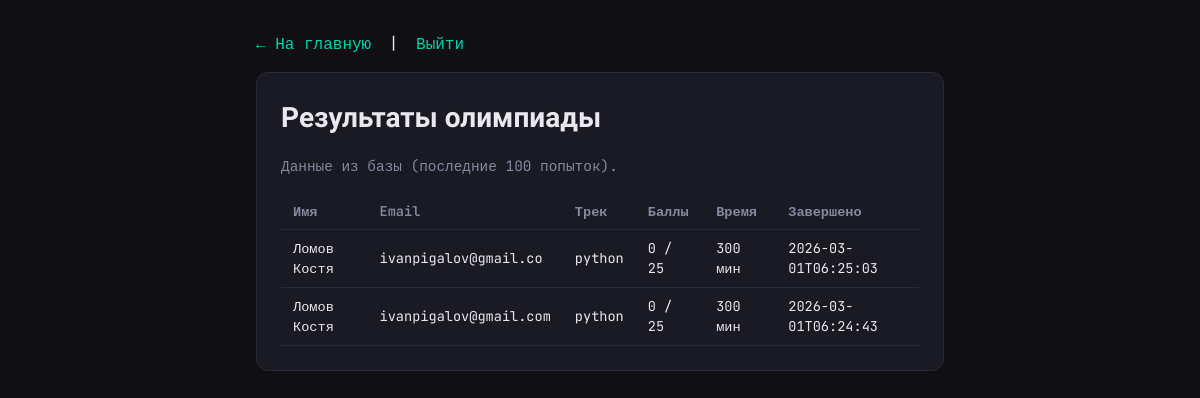
The page /results (signed in) on the database as committed earlier.
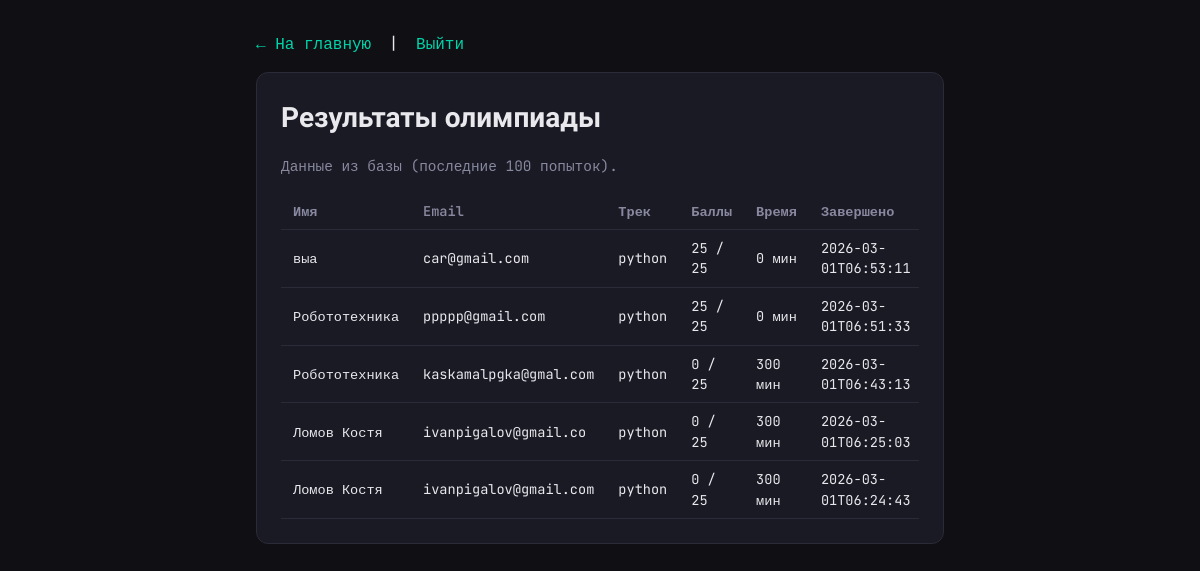
The same page on the database as committed later.
### models.py (models this page shows, shortened)
class Participant(db.Model):
    __tablename__ = "participants"
    id = db.Column(db.Integer, primary_key=True)
    email = db.Column(db.String(255), nullable=False, index=True)
    name = db.Column(db.String(255), nullable=False)
    created_at = db.Column(db.DateTime, default=datetime.utcnow)
    attempts = db.relationship("Attempt", backref="participant", lazy="dynamic")

class Attempt(db.Model):
    __tablename__ = "attempts"
    id = db.Column(db.Integer, primary_key=True)
    participant_id = db.Column(db.Integer, db.ForeignKey("participants.id"), nullable=False)
    track = db.Column(db.String(32), nullable=False)  # "python" | "blender"
    started_at = db.Column(db.DateTime, default=datetime.utcnow)
    finished_at = db.Column(db.DateTime, nullable=True)
    time_spent_seconds = db.Column(db.Integer, nullable=True)
    score = db.Column(db.Integer, default=0)
    max_score = db.Column(db.Integer, default=0)
    answers_json = db.Column(db.Text, nullable=True)
    __table_args__ = (
        db.UniqueConstraint("participant_id", "track", name="uq_participant_track"),
    )

### app.py (the view)
@app.route("/results")
def results_page():
    if not is_admin():
        return redirect(url_for("admin_login"))
    attempts = (
        Attempt.query.filter(Attempt.finished_at.isnot(None))
        .order_by(Attempt.finished_at.desc())
        .limit(100)
        .all()
    )
    rows = []
    for a in attempts:
        rows.append({
            "id": a.id,
            "name": a.participant.name,
            "email": a.participant.email,
            "track": a.track,
            "score": a.score,
            "max_score": a.max_score,
            "time_spent_seconds": a.time_spent_seconds,
            "finished_at": a.finished_at.isoformat() if a.finished_at else None,
        })
    return render_template("results.html", results=rows)

### app.py (called while the page is built)
def is_admin():
    return session.get("admin") is True

### templates/results.html (shortened to what this page needs)
{% extends "base.html" %}
{% block content %}
  <div class="back">
    <a href="{{ url_for('index') }}">← На главную</a>
    <span style="margin: 0 0.5rem;">|</span>
    <a href="{{ url_for('admin_logout') }}">Выйти</a>
  </div>
  <div class="card">
    <h1>Результаты олимпиады</h1>
    <p class="muted" style="margin-bottom: 1rem;">Данные из базы (последние 100 попыток).</p>
    {% if results %}
    <div style="overflow-x: auto;">
      <table>
        <thead>
          <tr>
            <th>Имя</th>
            <th>Email</th>
            <th>Трек</th>
            <th>Баллы</th>
            <th>Время</th>
            <th>Завершено</th>
          </tr>
        </thead>
        <tbody>
          {% for r in results %}
          <tr>
            <td>{{ r.name }}</td>
            <td>{{ r.email }}</td>
            <td>{{ r.track }}</td>
            <td>{{ r.score }} / {{ r.max_score }}</td>
            <td>{{ (r.time_spent_seconds // 60) }} мин</td>
            <td>{{ r.finished_at[:19] if r.finished_at else '—' }}</td>
          </tr>
          {% endfor %}
        </tbody>
      </table>
    </div>
    {% else %}
    <p class="muted">Пока нет сохранённых результатов.</p>
    {% endif %}
  </div>
{% endblock %}

### templates/base.html (shortened to what this page needs)
<!DOCTYPE html>
<html lang="ru">
<head>
</head>
<body>
  <div class="wrap">
    {% block content %}{% endblock %}
  </div>
</body>
</html>

### templates/base.html (style rules this page uses)
:root { --bg: #0f0f14; --card: #1a1a24; --accent: #00d4aa; --accent-dim: #00a884; --text: #e8e8ed; --muted: #8888a0; --danger: #ff6b6b; --border: #2a2a38; }
* { box-sizing: border-box; margin: 0; padding: 0; }
body { font-family: 'JetBrains Mono', monospace; background: var(--bg); color: var(--text); min-height: 100vh; line-height: 1.5; }
.wrap { max-width: 720px; margin: 0 auto; padding: 2rem 1rem; }
h1, h2 { font-family: 'Unbounded', sans-serif; font-weight: 600; }
h1 { font-size: 1.75rem; margin-bottom: 1rem; }
a { color: var(--accent); text-decoration: none; }
.card { background: var(--card); border: 1px solid var(--border); border-radius: 12px; padding: 1.5rem; margin-bottom: 1rem; }
.muted { color: var(--muted); font-size: 0.9rem; }

### templates/results.html (style rules this page uses)
table { width: 100%; border-collapse: collapse; font-size: 0.85rem; }
th, td { padding: 0.5rem 0.75rem; text-align: left; border-bottom: 1px solid var(--border); }
th { color: var(--muted); font-weight: 600; }
.back { margin-bottom: 1rem; }

Rows that differ between the two databases and show on the page:
added Participant: name "выа", email "car@gmail.com"
added Attempt: track "python"
added Participant: name "Робототехника", email "ppppp@gmail.com"
added Attempt: track "python"
added Participant: name "Робототехника", email "kaskamalpgka@gmal.com"
added Attempt: track "python", time_spent_seconds "300"
Other text that changed with them:
new list line: "25 / 25 0 мин 2026-03-01T06:53:11"
new list line: "25 / 25 0 мин 2026-03-01T06:51:33"
new list line: "0 / 25 мин 2026-03-01T06:43:13"
